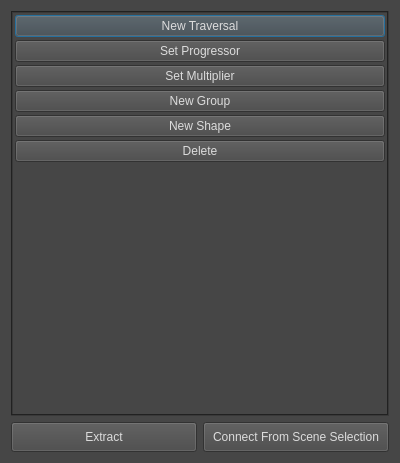
<?xml version="1.0" encoding="UTF-8"?>
<ui version="4.0">
 <class>Dialog</class>
 <widget class="QDialog" name="Dialog">
  <property name="enabled">
   <bool>true</bool>
  </property>
  <property name="geometry">
   <rect>
    <x>0</x>
    <y>0</y>
    <width>400</width>
    <height>463</height>
   </rect>
  </property>
  <property name="acceptDrops">
   <bool>false</bool>
  </property>
  <property name="windowTitle">
   <string>Traversals</string>
  </property>
  <property name="styleSheet">
   <string notr="true">
QWidget{
	background-color: rgb(70, 70, 70);
	alternate-background-color: rgb(80, 80, 80);
	color: rgb(220, 220, 220);
	font: 8pt &quot;MS Shell Dlg 2&quot;;
}

QGroupBox{
    border: 2px solid rgb(96, 96, 96);
    border-radius: 5px;
    margin-top: 2ex; /* leave space at the top for the title */
	padding: 4px 0px;
	/*padding-top: 3px;
	padding-bottom: 3px;*/
}

QGroupBox::title {
	subcontrol-origin: margin;
	subcontrol-position: top left;
	padding: 0 5px;
	left: 10px;
}




QAbstractSpinBox{
	color: rgb(45, 45, 45);
	background-color: rgb(130, 130, 130);
	border: 2px solid rgb(56, 56, 56);
}

QComboBox{
	color: rgb(45, 45, 45);
	background-color: rgb(130, 130, 130);
	border: 2px solid rgb(56, 56, 56);
}

QLineEdit{
	color: rgb(45, 45, 45);
	background-color: rgb(130, 130, 130);
	border: 2px solid rgb(56, 56, 56);
}






QScrollBar:handle:horizontal{
    border-width: 1;
	border-color: rgb(110, 110, 110);
	border-radius: 5;
	border-style: solid;
	background-color: rgb(90, 90, 90);
}

QScrollBar:handle:vertical{
    border-width: 1;
	border-color: rgb(110, 110, 110);
	border-radius: 5;
	border-style: solid;
	background-color: rgb(90, 90, 90);
}

QHeaderView::section {
    background-color: rgb(80, 80, 80);
    padding-left: 4px;
    border: 1px solid rgb(108, 108, 108);
}

 QMenuBar::item {
     spacing: 3px; /* spacing between menu bar items */
     padding: 1px 4px;
     background: transparent;
     border-radius: 4px;
 }

 QMenuBar::item:selected { /* when selected using mouse or keyboard */
     background: rgb(168, 168, 168);
 }

 QMenuBar::item:pressed {
     background: rgb(136, 136, 136);
 }

QWidget:pressed {
	background-color: rgb(50, 50, 50);
}


QWidget[bgColor=&quot;red&quot;] {
	background-color: rgb(111, 57, 43);
}
QWidget[bgColor=&quot;red&quot;]:disabled {
	background-color: rgb(105, 77, 70);
}

QWidget[bgColor=&quot;orange&quot;] {
	background-color: rgb(138, 96, 67);
}
QWidget[bgColor=&quot;orange&quot;]:disabled {
	background-color: rgb(137, 116, 101);
}

QWidget[bgColor=&quot;blue&quot;] {
	background-color: rgb(44, 57, 67);
}
QWidget[bgColor=&quot;blue&quot;]:disabled {
	background-color: rgb(60, 67, 72);
}

QWidget[bgColor=&quot;green&quot;] {
	background-color: rgb(95, 103, 82);
}
QWidget[bgColor=&quot;green&quot;]:disabled {
	background-color: rgb(114, 118, 107);
}

QWidget[bgColor=&quot;yellow&quot;] {
	background-color: rgb(146, 128, 103);
}
QWidget[bgColor=&quot;yellow&quot;]:disabled {
	background-color: rgb(161, 152, 139);
}

QWidget[bgColor=&quot;lightRed&quot;] {
	background-color: rgb(132, 73, 58);
}
QWidget[bgColor=&quot;lightRed&quot;]:disabled {
	background-color: rgb(128, 98, 91);
}

QWidget[bgColor=&quot;lightOrange&quot;] {
	background-color: rgb(140, 104, 55);
}
QWidget[bgColor=&quot;lightOrange&quot;]:disabled {
	background-color: rgb(133, 114, 90);
}

QWidget[bgColor=&quot;lightBlue&quot;] {
	background-color: rgb(82, 98, 111);
}
QWidget[bgColor=&quot;lightBlue&quot;]:disabled {
	background-color: rgb(109, 117, 124);
}

QWidget[bgColor=&quot;lightGreen&quot;] {
	background-color: rgb(137, 148, 117);
}
QWidget[bgColor=&quot;lightGreen&quot;]:disabled {
	background-color: rgb(164, 169, 154);
}

QWidget[bgColor=&quot;lightYellow&quot;] {
	background-color: rgb(131, 115, 92);
}
QWidget[bgColor=&quot;lightYellow&quot;]:disabled {
	background-color: rgb(144, 136, 124);
}

QWidget[bgColor=&quot;darkRed&quot;] {
	background-color: rgb(79, 41, 31);
}
QWidget[bgColor=&quot;darkRed&quot;]:disabled {
	background-color: rgb(75, 55, 50);
}

QWidget[bgColor=&quot;darkOrange&quot;] {
	background-color: rgb(102, 71, 49);
}
QWidget[bgColor=&quot;darkOrange&quot;]:disabled {
	background-color: rgb(101, 85, 74);
}

QWidget[bgColor=&quot;darkBlue&quot;] {
	background-color: rgb(35, 45, 53);
}
QWidget[bgColor=&quot;darkBlue&quot;]:disabled {
	background-color: rgb(48, 53, 57);
}

QWidget[bgColor=&quot;darkGreen&quot;] {
	background-color: rgb(60, 65, 52);
}
QWidget[bgColor=&quot;darkGreen&quot;]:disabled {
	background-color: rgb(72, 74, 68);
}

QWidget[bgColor=&quot;darkYellow&quot;] {
	background-color: rgb(74, 65, 52);
}
QWidget[bgColor=&quot;darkYellow&quot;]:disabled {
	background-color: rgb(81, 77, 70);
}

</string>
  </property>
  <property name="documentMode" stdset="0">
   <bool>false</bool>
  </property>
  <layout class="QVBoxLayout" name="verticalLayout">
   <item>
    <layout class="QHBoxLayout" name="horizontalLayout_2">
     <item>
      <layout class="QVBoxLayout" name="uiTraversalLAY"/>
     </item>
     <item>
      <widget class="QFrame" name="uiTravButtonFRM">
       <property name="frameShape">
        <enum>QFrame::Box</enum>
       </property>
       <property name="frameShadow">
        <enum>QFrame::Sunken</enum>
       </property>
       <layout class="QVBoxLayout" name="verticalLayout_6">
        <property name="spacing">
         <number>3</number>
        </property>
        <property name="leftMargin">
         <number>2</number>
        </property>
        <property name="topMargin">
         <number>2</number>
        </property>
        <property name="rightMargin">
         <number>2</number>
        </property>
        <property name="bottomMargin">
         <number>2</number>
        </property>
        <item>
         <widget class="QPushButton" name="uiTravNewBTN">
          <property name="sizePolicy">
           <sizepolicy hsizetype="Minimum" vsizetype="Minimum">
            <horstretch>0</horstretch>
            <verstretch>0</verstretch>
           </sizepolicy>
          </property>
          <property name="toolTip">
           <string>Make a combo out of any non-zero sliders</string>
          </property>
          <property name="text">
           <string>New Traversal</string>
          </property>
          <property name="bgColor" stdset="0">
           <string>lightBlue</string>
          </property>
         </widget>
        </item>
        <item>
         <widget class="QPushButton" name="uiTravSetProgressorBTN">
          <property name="sizePolicy">
           <sizepolicy hsizetype="Minimum" vsizetype="Minimum">
            <horstretch>0</horstretch>
            <verstretch>0</verstretch>
           </sizepolicy>
          </property>
          <property name="toolTip">
           <string>Make a combo out of any non-zero sliders</string>
          </property>
          <property name="text">
           <string>Set Progressor</string>
          </property>
          <property name="bgColor" stdset="0">
           <string>lightBlue</string>
          </property>
         </widget>
        </item>
        <item>
         <widget class="QPushButton" name="uiTravSetMultiplierBTN">
          <property name="sizePolicy">
           <sizepolicy hsizetype="Minimum" vsizetype="Minimum">
            <horstretch>0</horstretch>
            <verstretch>0</verstretch>
           </sizepolicy>
          </property>
          <property name="toolTip">
           <string>Make a combo out of the selected sliders</string>
          </property>
          <property name="text">
           <string>Set Multiplier</string>
          </property>
          <property name="bgColor" stdset="0">
           <string>lightBlue</string>
          </property>
         </widget>
        </item>
        <item>
         <widget class="QPushButton" name="uiTravNewGroupBTN">
          <property name="sizePolicy">
           <sizepolicy hsizetype="Minimum" vsizetype="Minimum">
            <horstretch>0</horstretch>
            <verstretch>0</verstretch>
           </sizepolicy>
          </property>
          <property name="toolTip">
           <string>Make a new group from the selected combos</string>
          </property>
          <property name="text">
           <string>New Group</string>
          </property>
          <property name="bgColor" stdset="0">
           <string>lightBlue</string>
          </property>
         </widget>
        </item>
        <item>
         <widget class="QPushButton" name="uiTravNewShapeBTN">
          <property name="sizePolicy">
           <sizepolicy hsizetype="Minimum" vsizetype="Minimum">
            <horstretch>0</horstretch>
            <verstretch>0</verstretch>
           </sizepolicy>
          </property>
          <property name="toolTip">
           <string>Add a shape to the selected combos' progressions</string>
          </property>
          <property name="text">
           <string>New Shape</string>
          </property>
          <property name="bgColor" stdset="0">
           <string>lightBlue</string>
          </property>
         </widget>
        </item>
        <item>
         <widget class="QPushButton" name="uiTravDeleteBTN">
          <property name="sizePolicy">
           <sizepolicy hsizetype="Minimum" vsizetype="Minimum">
            <horstretch>0</horstretch>
            <verstretch>0</verstretch>
           </sizepolicy>
          </property>
          <property name="toolTip">
           <string>Delete the selected combos</string>
          </property>
          <property name="text">
           <string>Delete</string>
          </property>
          <property name="bgColor" stdset="0">
           <string>lightBlue</string>
          </property>
         </widget>
        </item>
        <item>
         <spacer name="verticalSpacer">
          <property name="orientation">
           <enum>Qt::Vertical</enum>
          </property>
          <property name="sizeHint" stdset="0">
           <size>
            <width>20</width>
            <height>40</height>
           </size>
          </property>
         </spacer>
        </item>
       </layout>
      </widget>
     </item>
    </layout>
   </item>
   <item>
    <layout class="QHBoxLayout" name="horizontalLayout">
     <item>
      <widget class="QPushButton" name="uiShapeExtractBTN">
       <property name="minimumSize">
        <size>
         <width>0</width>
         <height>30</height>
        </size>
       </property>
       <property name="baseSize">
        <size>
         <width>0</width>
         <height>0</height>
        </size>
       </property>
       <property name="toolTip">
        <string>Connect selected shapes to extracted objects in scene</string>
       </property>
       <property name="text">
        <string>Extract</string>
       </property>
       <property name="bgColor" stdset="0">
        <string>orange</string>
       </property>
      </widget>
     </item>
     <item>
      <widget class="QPushButton" name="uiShapeConnectBTN">
       <property name="minimumSize">
        <size>
         <width>0</width>
         <height>30</height>
        </size>
       </property>
       <property name="baseSize">
        <size>
         <width>0</width>
         <height>0</height>
        </size>
       </property>
       <property name="toolTip">
        <string>Connect selected shapes to extracted objects in scene</string>
       </property>
       <property name="text">
        <string>Connect From Scene Selection</string>
       </property>
       <property name="bgColor" stdset="0">
        <string>orange</string>
       </property>
      </widget>
     </item>
    </layout>
   </item>
  </layout>
  <action name="uiImportACT">
   <property name="text">
    <string>Import</string>
   </property>
  </action>
  <action name="uiExportACT">
   <property name="text">
    <string>Export</string>
   </property>
  </action>
  <action name="uiLiveUpdateACT">
   <property name="checkable">
    <bool>true</bool>
   </property>
   <property name="checked">
    <bool>true</bool>
   </property>
   <property name="enabled">
    <bool>false</bool>
   </property>
   <property name="text">
    <string>Live Update</string>
   </property>
   <property name="toolTip">
    <string>Changes made in simplex dialog will update to the simplex system</string>
   </property>
  </action>
  <action name="uiLiveShapeConnectionACT">
   <property name="checkable">
    <bool>true</bool>
   </property>
   <property name="checked">
    <bool>true</bool>
   </property>
   <property name="text">
    <string>Live Shape Connection</string>
   </property>
   <property name="toolTip">
    <string>Keep a live connection between extracted shape and simplex</string>
   </property>
  </action>
  <action name="uiExtractOnCreateACT">
   <property name="checkable">
    <bool>true</bool>
   </property>
   <property name="checked">
    <bool>false</bool>
   </property>
   <property name="text">
    <string>Extract Shape on Create</string>
   </property>
  </action>
  <action name="uiExtractPosedACT">
   <property name="text">
    <string>Extract Posed Shape</string>
   </property>
  </action>
  <action name="uiConvertCorrectiveACT">
   <property name="text">
    <string>Convert to corrective</string>
   </property>
  </action>
  <action name="uiSplitShapePSDACT">
   <property name="text">
    <string>Split Shape</string>
   </property>
  </action>
  <action name="uiExportObjPSDACT">
   <property name="text">
    <string>Export PSD Obj</string>
   </property>
  </action>
  <action name="uiImportObjPSDACT">
   <property name="text">
    <string>Import PSD Obj</string>
   </property>
  </action>
  <action name="uiSetWorkingDirectoryACT">
   <property name="text">
    <string>Set Work Directory</string>
   </property>
  </action>
  <action name="uiHideRedundantACT">
   <property name="checkable">
    <bool>true</bool>
   </property>
   <property name="checked">
    <bool>true</bool>
   </property>
   <property name="text">
    <string>Hide Redundant Items</string>
   </property>
  </action>
  <action name="uiDoubleSliderRangeACT">
   <property name="checkable">
    <bool>true</bool>
   </property>
   <property name="checked">
    <bool>false</bool>
   </property>
   <property name="text">
    <string>Double Slider Range</string>
   </property>
  </action>
  <action name="uiLegacyJsonACT">
   <property name="checkable">
    <bool>true</bool>
   </property>
   <property name="checked">
    <bool>true</bool>
   </property>
   <property name="text">
    <string>Legacy JSON</string>
   </property>
  </action>
 </widget>
 <resources/>
 <connections/>
</ui>
